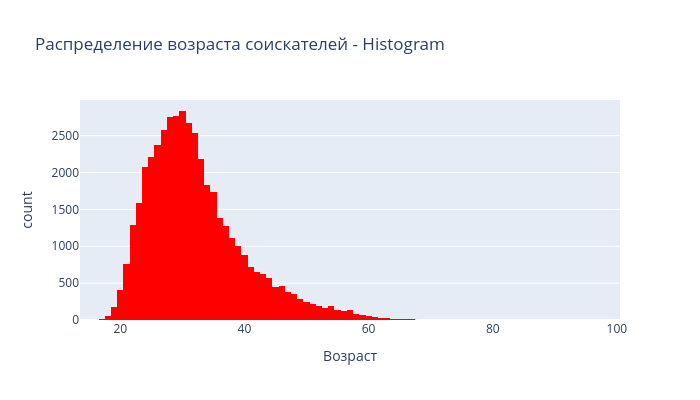
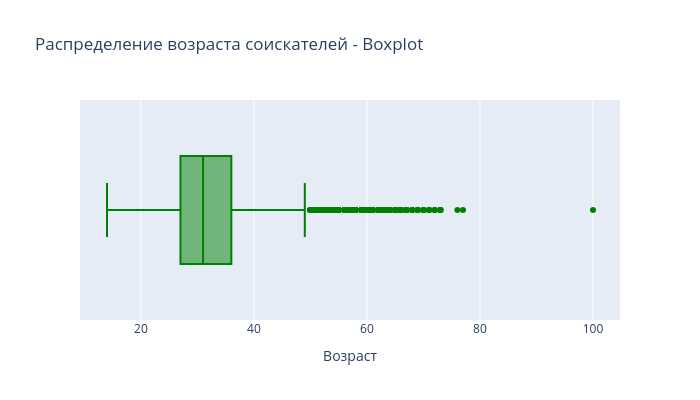

Notebook cell for these charts, in order:
### Code cell
# --- Гистограмма ---
fig_hist = px.histogram(
    merged_data,
    x="Возраст",
    nbins=100,
    height=400,
    width=700,
    title="Распределение возраста соискателей - Histogram",
    color_discrete_sequence=["red"]
)
fig_hist.show()

fig_hist.write_html("plotly_graphics/Распределение возраста соискателей - Histogram.html")

# --- Boxplot ---
fig_box = px.box(
    merged_data,
    x="Возраст",
    height=400,
    width=700,
    title="Распределение возраста соискателей - Boxplot",
    color_discrete_sequence=["green"]
)
fig_box.show()
fig_box.write_html("plotly_graphics/Распределение возраста соискателей - Boxplot.html")

### Figure 1 — Plotly figure (JSON) as saved in the notebook; plotly's stock layout.template omitted (floating-point values rounded to 4 significant figures; data arrays with more than 128 entries replaced by an {"elided": "..."} marker saying what was removed)
{"data": [{"bingroup": "x", "hovertemplate": "Возраст=%{x}<br>count=%{y}<extra></extra>", "legendgroup": "", "marker": {"color": "red", "pattern": {"shape": ""}}, "name": "", "nbinsx": 100, "orientation": "v", "showlegend": false, "type": "histogram", "x": {"elided": "44744 int values"}, "xaxis": "x", "yaxis": "y"}], "layout": {"barmode": "relative", "height": 400, "legend": {"tracegroupgap": 0}, "title": {"text": "Распределение возраста соискателей - Histogram"}, "width": 700, "xaxis": {"anchor": "y", "domain": [0, 1], "title": {"text": "Возраст"}}, "yaxis": {"anchor": "x", "domain": [0, 1], "title": {"text": "count"}}}}

### Figure 2 — Plotly figure (JSON) as saved in the notebook; plotly's stock layout.template omitted (floating-point values rounded to 4 significant figures; data arrays with more than 128 entries replaced by an {"elided": "..."} marker saying what was removed)
{"data": [{"alignmentgroup": "True", "hovertemplate": "Возраст=%{x}<extra></extra>", "legendgroup": "", "marker": {"color": "green"}, "name": "", "notched": false, "offsetgroup": "", "orientation": "h", "showlegend": false, "type": "box", "x": {"elided": "44744 int values"}, "x0": " ", "xaxis": "x", "y0": " ", "yaxis": "y"}], "layout": {"boxmode": "group", "height": 400, "legend": {"tracegroupgap": 0}, "title": {"text": "Распределение возраста соискателей - Boxplot"}, "width": 700, "xaxis": {"anchor": "y", "domain": [0, 1], "title": {"text": "Возраст"}}, "yaxis": {"anchor": "x", "domain": [0, 1]}}}
